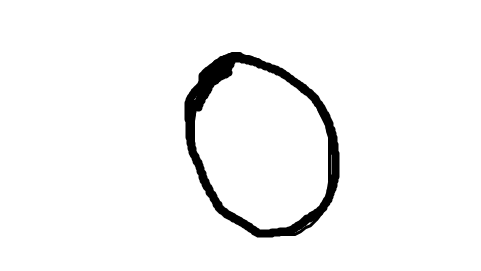
#> input picture 0.png, 481 x 271 px
$ python test.py   (older library calls are emulated)
#> lines starting #> are read from the running program, lines starting #| are printed output that depends on the picture
# -*- coding: utf-8 -*-
"""
Created on Thu Oct 10 10:13:51 2019

@author: Administrator
"""

from PIL import Image


def imageprepare():
    file_name = '0.png'
    myimage = Image.open(file_name)
#> myimage is the input picture: PIL image 481x271 RGB; min 0, max 255, mean 244.7
    myimage = myimage.resize((28, 28), Image.ANTIALIAS).convert('L')
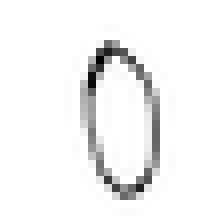
#> myimage: PIL image 28x28 L (shown 8 times larger); min 0, max 255, mean 243.4
    tv = list(myimage.getdata())
#> tv = 784 values, max 255 at index 0, min 0 at index 208, mean 243.4
    tva = [(255-x)*1.0/255.0 for x in tv]
#> tva = 784 values, max 1 at index 208, min 0 at index 0, mean 0.0453
    return tva

result = imageprepare()
#> result has the same summary as tva in imageprepare
#> (the run stopped early here; a loop or call above may not have finished)

$ run again, with 3.png copied over 0.png
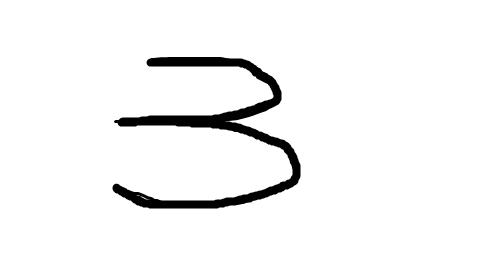
#> input picture 3.png, 481 x 271 px
#> in imageprepare, myimage is the input picture: PIL image 481x271 RGB; min 0, max 255, mean 244.2
#> in imageprepare, `myimage = myimage.resize((28, 28), Image.ANTIALIAS).convert('L')`:
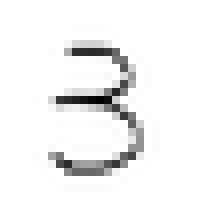
#> myimage: PIL image 28x28 L (shown 8 times larger); min 0, max 255, mean 243.1
#> tv = 784 values, max 255 at index 0, min 0 at index 348, mean 243.1
#> tva = 784 values, max 1 at index 348, min 0 at index 0, mean 0.0468
#> result has the same summary as tva in imageprepare

$ run again, with 6.png copied over 0.png
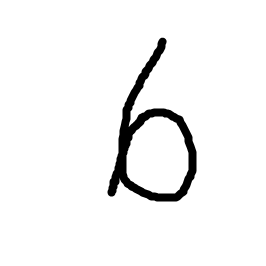
#> input picture 6.png, 266 x 266 px
#> in imageprepare, myimage is the input picture: PIL image 266x266 RGB; min 0, max 255, mean 243.5
#> in imageprepare, `myimage = myimage.resize((28, 28), Image.ANTIALIAS).convert('L')`:
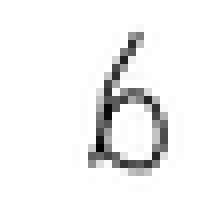
#> myimage: PIL image 28x28 L (shown 8 times larger); min 0, max 255, mean 242.3
#> tv = 784 values, max 255 at index 0, min 0 at index 516, mean 242.3
#> tva = 784 values, max 1 at index 516, min 0 at index 0, mean 0.0498
#> result has the same summary as tva in imageprepare

$ run again, with 8.png copied over 0.png
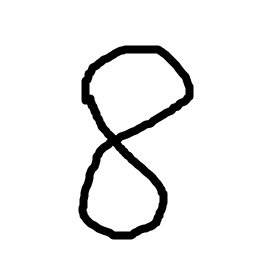
#> input picture 8.png, 266 x 266 px
#> in imageprepare, myimage is the input picture: PIL image 266x266 RGB; min 0, max 255, mean 238.4
#> in imageprepare, `myimage = myimage.resize((28, 28), Image.ANTIALIAS).convert('L')`:
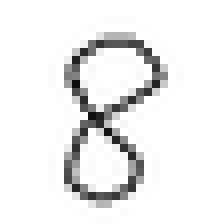
#> myimage: PIL image 28x28 L (shown 8 times larger); min 13, max 255, mean 236.4
#> tv = 784 values, max 255 at index 0, min 13 at index 289, mean 236.4
#> tva = 784 values, max 0.949 at index 289, min 0 at index 0, mean 0.0728
#> result has the same summary as tva in imageprepare
